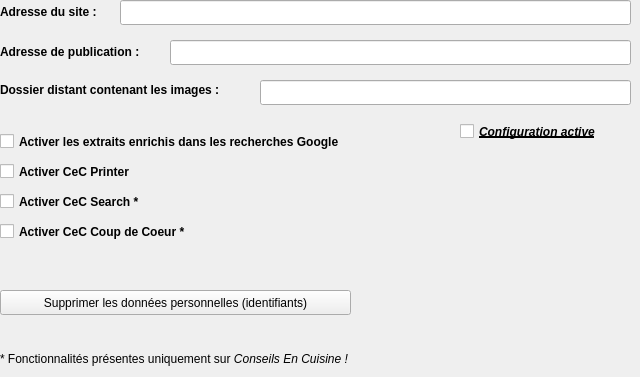
      <widget class="QWidget" name="config2">
       <attribute name="title">
        <string>Config 2</string>
       </attribute>
       <widget class="QLabel" name="labelAdresseSite_2">
        <property name="geometry">
         <rect>
          <x>0</x>
          <y>0</y>
          <width>121</width>
          <height>25</height>
         </rect>
        </property>
        <property name="text">
         <string>&lt;html&gt;&lt;head/&gt;&lt;body&gt;&lt;p&gt;&lt;span style=&quot; font-weight:600;&quot;&gt;Adresse du site :&lt;/span&gt;&lt;/p&gt;&lt;/body&gt;&lt;/html&gt;</string>
        </property>
       </widget>
       <widget class="QLabel" name="labelAddressePublication_2">
        <property name="geometry">
         <rect>
          <x>0</x>
          <y>40</y>
          <width>181</width>
          <height>25</height>
         </rect>
        </property>
        <property name="text">
         <string>&lt;html&gt;&lt;head/&gt;&lt;body&gt;&lt;p&gt;&lt;span style=&quot; font-weight:600;&quot;&gt;Adresse de publication :&lt;/span&gt;&lt;/p&gt;&lt;/body&gt;&lt;/html&gt;</string>
        </property>
       </widget>
       <widget class="QLineEdit" name="lineEditDossierDistantImages_2">
        <property name="geometry">
         <rect>
          <x>260</x>
          <y>80</y>
          <width>371</width>
          <height>25</height>
         </rect>
        </property>
       </widget>
       <widget class="QLineEdit" name="lineEditAdresseSite_2">
        <property name="geometry">
         <rect>
          <x>120</x>
          <y>0</y>
          <width>511</width>
          <height>25</height>
         </rect>
        </property>
       </widget>
       <widget class="QLineEdit" name="lineEditAdressePublication_2">
        <property name="geometry">
         <rect>
          <x>170</x>
          <y>40</y>
          <width>461</width>
          <height>25</height>
         </rect>
        </property>
       </widget>
       <widget class="QLabel" name="labelDossierDistantImages_2">
        <property name="geometry">
         <rect>
          <x>0</x>
          <y>80</y>
          <width>271</width>
          <height>21</height>
         </rect>
        </property>
        <property name="text">
         <string>&lt;html&gt;&lt;head/&gt;&lt;body&gt;&lt;p&gt;&lt;span style=&quot; font-weight:600;&quot;&gt;Dossier distant contenant les images :&lt;/span&gt;&lt;/p&gt;&lt;/body&gt;&lt;/html&gt;</string>
        </property>
       </widget>
       <widget class="QLabel" name="label_3">
        <property name="geometry">
         <rect>
          <x>0</x>
          <y>350</y>
          <width>621</width>
          <height>18</height>
         </rect>
        </property>
        <property name="text">
         <string>* Fonctionnalités présentes uniquement sur &lt;i&gt;Conseils En Cuisine !&lt;/i&gt;</string>
        </property>
       </widget>
       <widget class="QCheckBox" name="cecSearch_2">
        <property name="geometry">
         <rect>
          <x>0</x>
          <y>190</y>
          <width>171</width>
          <height>23</height>
         </rect>
        </property>
        <property name="styleSheet">
         <string notr="true">font-weight: bold;</string>
        </property>
        <property name="text">
         <string>Activer CeC Search *</string>
        </property>
       </widget>
       <widget class="QCheckBox" name="cecCoupDeCoeur_2">
        <property name="geometry">
         <rect>
          <x>0</x>
          <y>220</y>
          <width>231</width>
          <height>23</height>
         </rect>
        </property>
        <property name="styleSheet">
         <string notr="true">font-weight: bold;</string>
        </property>
        <property name="text">
         <string>Activer CeC Coup de Coeur *</string>
        </property>
       </widget>
       <widget class="QCheckBox" name="richSnippets_2">
        <property name="geometry">
         <rect>
          <x>0</x>
          <y>130</y>
          <width>381</width>
          <height>23</height>
         </rect>
        </property>
        <property name="styleSheet">
         <string notr="true">font-weight: bold;</string>
        </property>
        <property name="text">
         <string>Activer les extraits enrichis dans les recherches Google</string>
        </property>
       </widget>
       <widget class="QPushButton" name="buttonOptionsSupprimerDonneesPerso_2">
        <property name="geometry">
         <rect>
          <x>0</x>
          <y>290</y>
          <width>351</width>
          <height>25</height>
         </rect>
        </property>
        <property name="text">
         <string>Supprimer les données personnelles (identifiants)</string>
        </property>
       </widget>
       <widget class="QCheckBox" name="configActive_2">
        <property name="geometry">
         <rect>
          <x>460</x>
          <y>120</y>
          <width>171</width>
          <height>23</height>
         </rect>
        </property>
        <property name="font">
         <font>
          <weight>75</weight>
          <italic>true</italic>
          <bold>true</bold>
          <underline>true</underline>
         </font>
        </property>
        <property name="text">
         <string>Configuration active</string>
        </property>
        <property name="checked">
         <bool>false</bool>
        </property>
       </widget>
       <widget class="QCheckBox" name="cecPrinter_2">
        <property name="geometry">
         <rect>
          <x>0</x>
          <y>160</y>
          <width>161</width>
          <height>23</height>
         </rect>
        </property>
        <property name="styleSheet">
         <string notr="true">font-weight: bold;</string>
        </property>
        <property name="text">
         <string>Activer CeC Printer</string>
        </property>
       </widget>
       <zorder>labelAdresseSite_2</zorder>
       <zorder>labelAddressePublication_2</zorder>
       <zorder>lineEditDossierDistantImages_2</zorder>
       <zorder>lineEditAdresseSite_2</zorder>
       <zorder>lineEditAdressePublication_2</zorder>
       <zorder>labelDossierDistantImages_2</zorder>
       <zorder>label_3</zorder>
       <zorder>cecPrinter_2</zorder>
       <zorder>cecCoupDeCoeur_2</zorder>
       <zorder>buttonOptionsSupprimerDonneesPerso_2</zorder>
       <zorder>configActive_2</zorder>
       <zorder>richSnippets_2</zorder>
       <zorder>cecSearch_2</zorder>
       <zorder>cecSearch_2</zorder>
       <zorder>cecCoupDeCoeur_2</zorder>
       <zorder>richSnippets_2</zorder>
       <zorder>buttonOptionsSupprimerDonneesPerso_2</zorder>
       <zorder>configActive_2</zorder>
       <zorder>cecPrinter_2</zorder>
      </widget>
